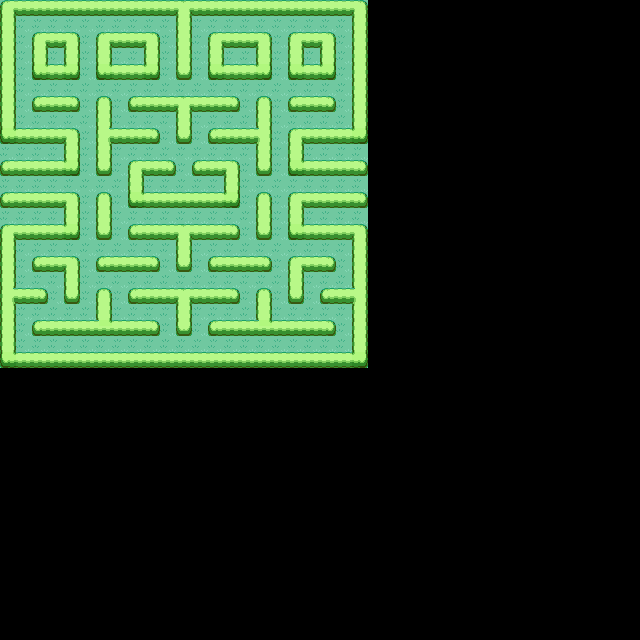

Rendered tile map (Tiled .tmx) drawn with the repository's tilesets; below, a short description and the map source with its tile grids summarised:
An orthogonal 40x40 tile map with 16x16 px tiles, 1 tile layer (Pacman).

<map version="1.0" orientation="orthogonal" renderorder="right-down" width="40" height="40" tilewidth="16" tileheight="16" nextobjectid="1">
 <tileset firstgid="1" name="pacman-tiles" tilewidth="16" tileheight="16">
  <image source="pacman-tiles.png" width="368" height="368" />
 </tileset>
 <layer name="Pacman" width="40" height="40">
  <data>[1600 cells, 529 non-empty, 293 distinct tile ids]</data>
 </layer>
</map>